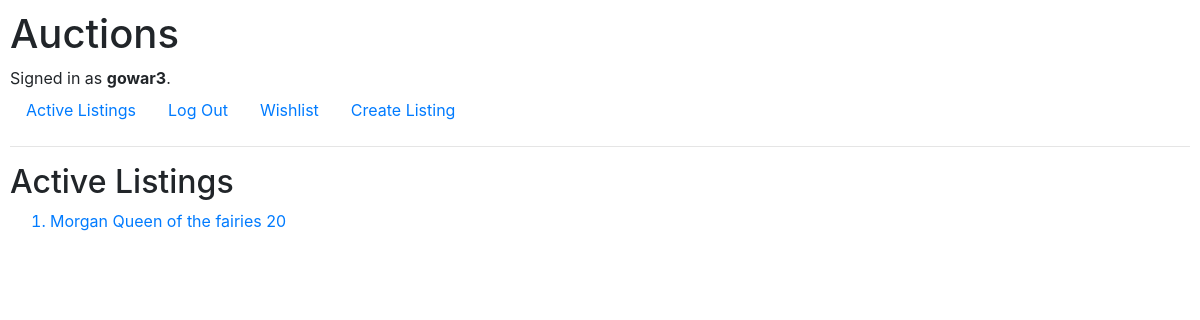
The app's page /auctions/ (signed in) with its own data.
### auctions/models.py (models this page shows)
class User(AbstractUser):
    pass

class Listing(models.Model):
    creator = models.CharField(max_length=64)
    title = models.CharField(max_length=64)
    description = models.CharField(max_length=64)
    price = models.IntegerField()
    users = models.ManyToManyField(User, blank=True, related_name= "wishlist")
    def __str__(self):
        return f"{self.title} {self.description} {self.price}"

### auctions/views.py (the view)
# urls.py: path("", views.index, name="index"),
def index(request):
    return render(request, "auctions/index.html", {
        "listings": Listing.objects.all()
    })

### auctions/templates/auctions/index.html
{% extends "auctions/layout.html" %}
{% block body %}
    <h2>Active Listings</h2>
    <ol>
        {% for listing in listings %}
            <a href="{% url 'listing' listing.title %}"><li>{{ listing }}</li></a>
        {% endfor %}
    </ol>
{% endblock %}

### auctions/templates/auctions/layout.html (shortened to what this page needs)
{% load static %}
<!DOCTYPE html>
<html lang="en">
    <head>
        <link rel="stylesheet" href="https://stackpath.bootstrapcdn.com/bootstrap/4.4.1/css/bootstrap.min.css">
        <link href="{% static 'auctions/styles.css' %}" rel="stylesheet">
    </head>
    <body>
        <h1>Auctions</h1>
        <div>
            {% if user.is_authenticated %}
                Signed in as <strong>{{ user.username }}</strong>.
            {% else %}
                Not signed in.
            {% endif %}
        </div>
        <ul class="nav">
            <li class="nav-item">
                <a class="nav-link" href="{% url 'index' %}">Active Listings</a>
            </li>
            {% if user.is_authenticated %}
                <li class="nav-item">
                    <a class="nav-link" href="{% url 'logout' %}">Log Out</a>
                </li>
                <li class="nav-item">
                    <a class="nav-link" href="{% url 'wishlist' user.username%}">Wishlist</a>
                </li>
                <li class="nav-item">
                    <a class="nav-link" href="{% url 'new'%}">Create Listing</a>
                </li>
            {% endif %}
        </ul>
        <hr>
        {% block body %}
        {% endblock %}
    </body>
</html>

### auctions/static/auctions/styles.css (style rules this page uses)
body { padding: 10px; }

### records on screen
User: username "gowar3"
Listing: title+description+price "Morgan Queen of the fairies 20"
